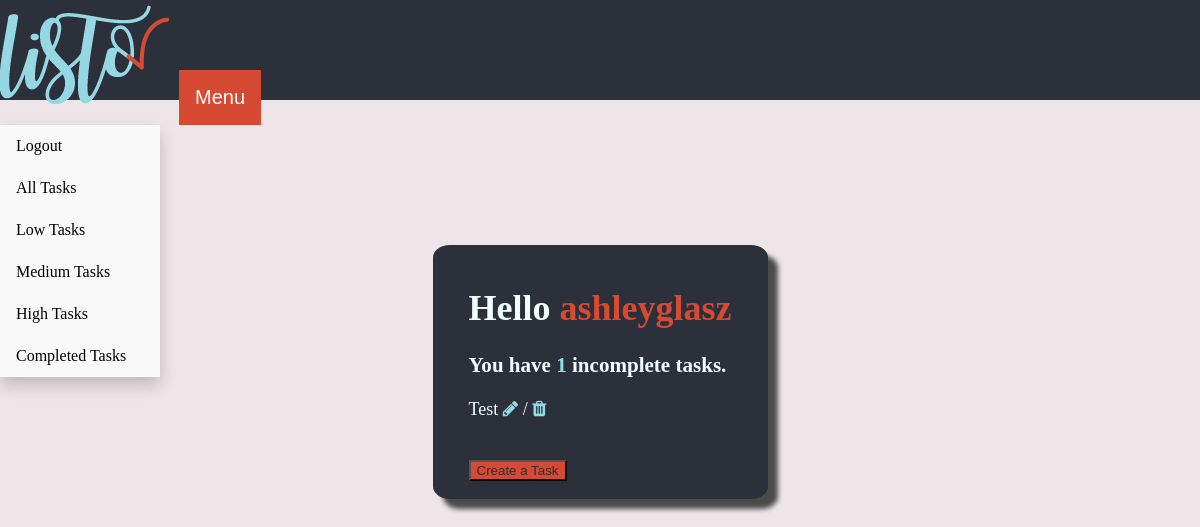
The app's page / (signed in), older data.
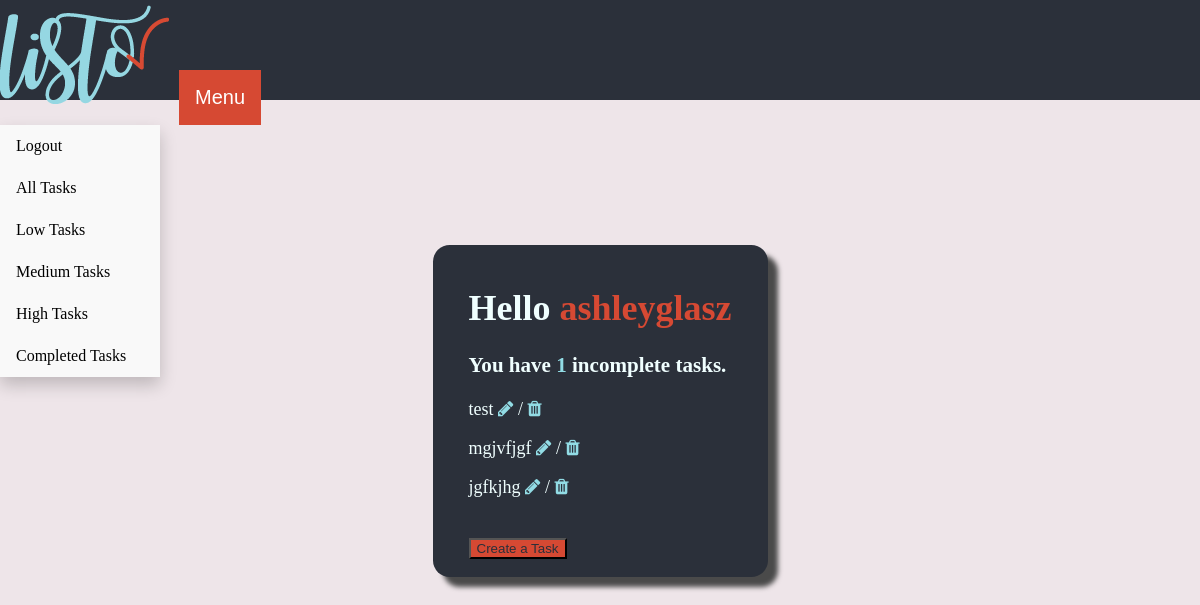
The same page, newer data.
### todolist/models.py (models this page shows)
class Task(models.Model):
    user = models.ForeignKey(User, on_delete=models.CASCADE, null=True, blank=True)
    title = models.CharField(max_length=200)
    is_complete = models.BooleanField(default=False)
    priority = models.CharField(max_length=50, choices=PRIORITY_CHOICES, default="low")
    created = models.DateTimeField(auto_now_add=True)
    def __str__(self):
        return self.title
    class Meta:
        order_with_respect_to = "user"

### todolist/views.py (the view)
# urls.py: path("", AllTasks.as_view(), name="all_tasks"),
class AllTasks(LoginRequiredMixin, ListView):
    model = Task
    context_object_name = "tasks"
    template_name = "all_tasks.html"
    def get_context_data(self, **kwargs):
        context = super().get_context_data(**kwargs)
        context["tasks"] = context["tasks"].filter(user=self.request.user)
        context["count"] = context["tasks"].filter(is_complete=False).count()
        return context

### todolist/templates/all_tasks.html
{% extends 'base.html' %}{% block content %}
<div class="all">
  <h1>Hello <span class="user">{{request.user}}</span></h1>
  <h3>You have <span class="count">{{count}}</span> incomplete tasks.</h3>
  {% if count is 0 %}
  <button class="button">
    <a href="{% url 'create_task' %}">Create a Task</a>
  </button>
  {% else %} {% for task in tasks %}
  <p>
    {{task}}
    <a href="{% url 'update_task' task.id %}"><i class="fa fa-pencil"></i></a>
    /
    <a href="{% url 'delete_task' task.id %}"><i class="fa fa-trash"></i></a>
  </p>
  {% endfor %}
  <br /><button class="button">
    <a href="{% url 'create_task' %}">Create a Task</a>
  </button>
  {% endif %}
</div>
{% endblock content %}

Row changes from the older to the newer data that the page shows:
removed Task: title "Test"
added Task: title "test"
added Task: title "mgjvfjgf"
added Task: title "jgfkjhg"
